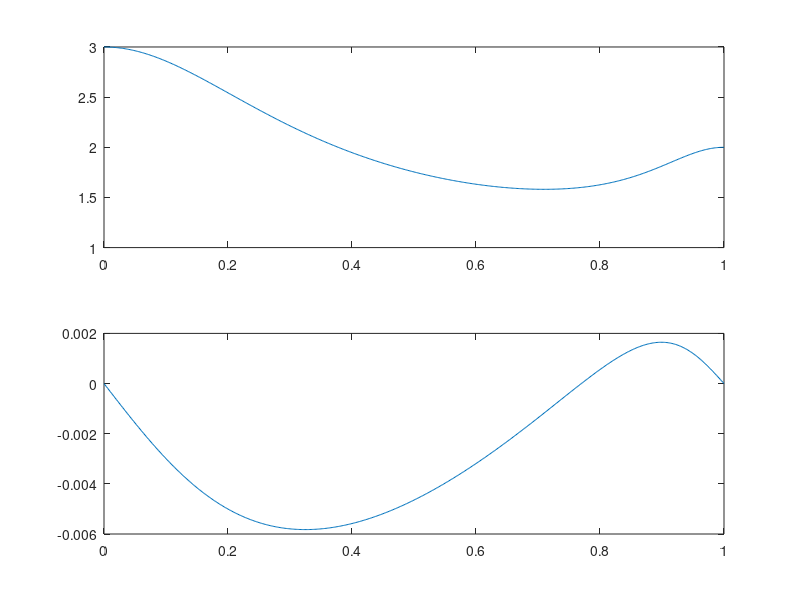

This chart was generated by the following MATLAB code:
clear all;
close all;
a=[2,1];
b=[1,.25,-.25];
alen=0:length(a)-1;
blen=0:length(b)-1;
N=500;

w=[0:1:N]*pi/N;
h=( a*exp(-j*alen'*w) )./(b*exp(-j*blen'*w));
subplot(2,1,1);
plot(w/pi,abs(h));
subplot(2,1,2);
plot(w/pi,angle(h)*(pi/180));
